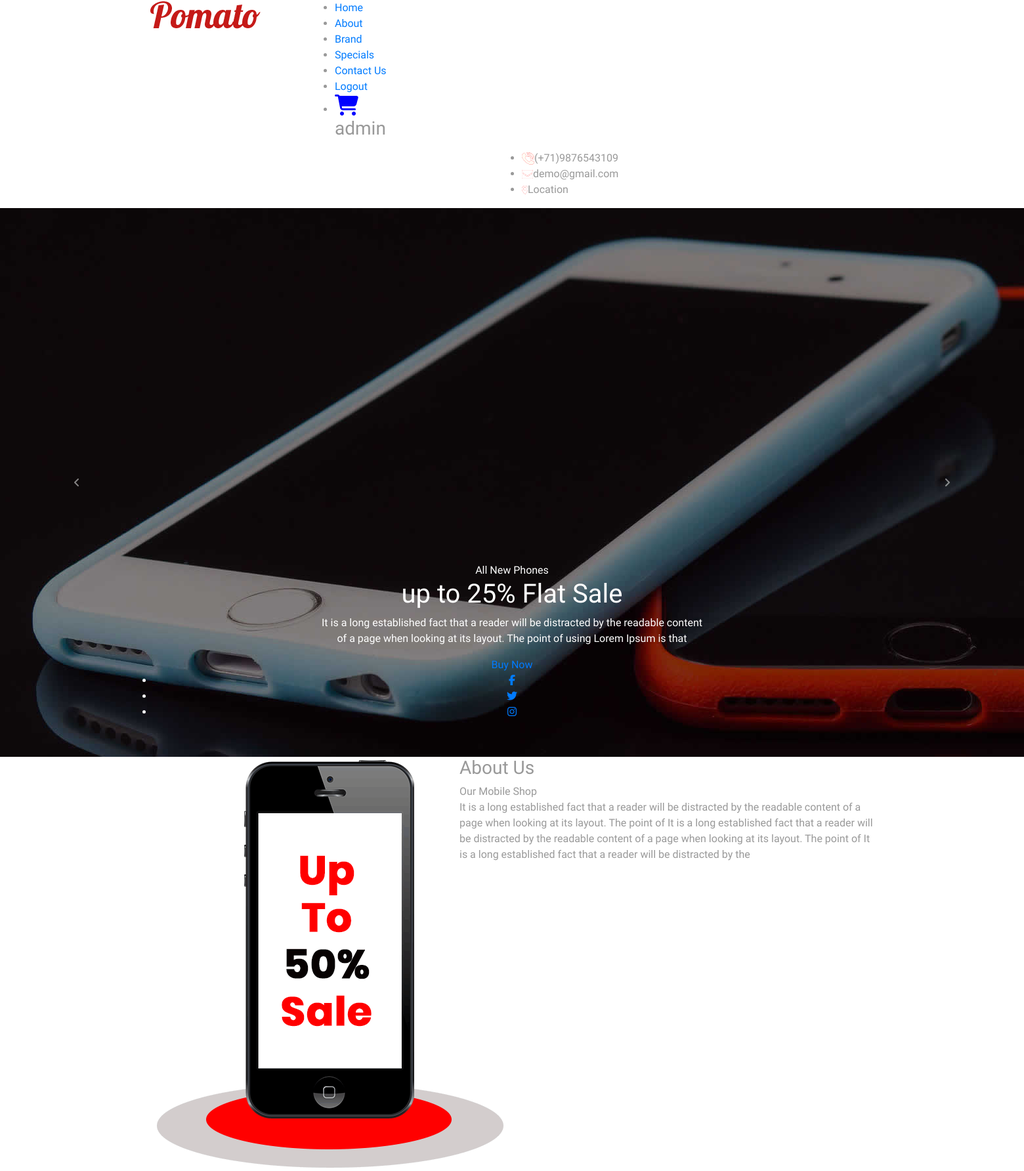
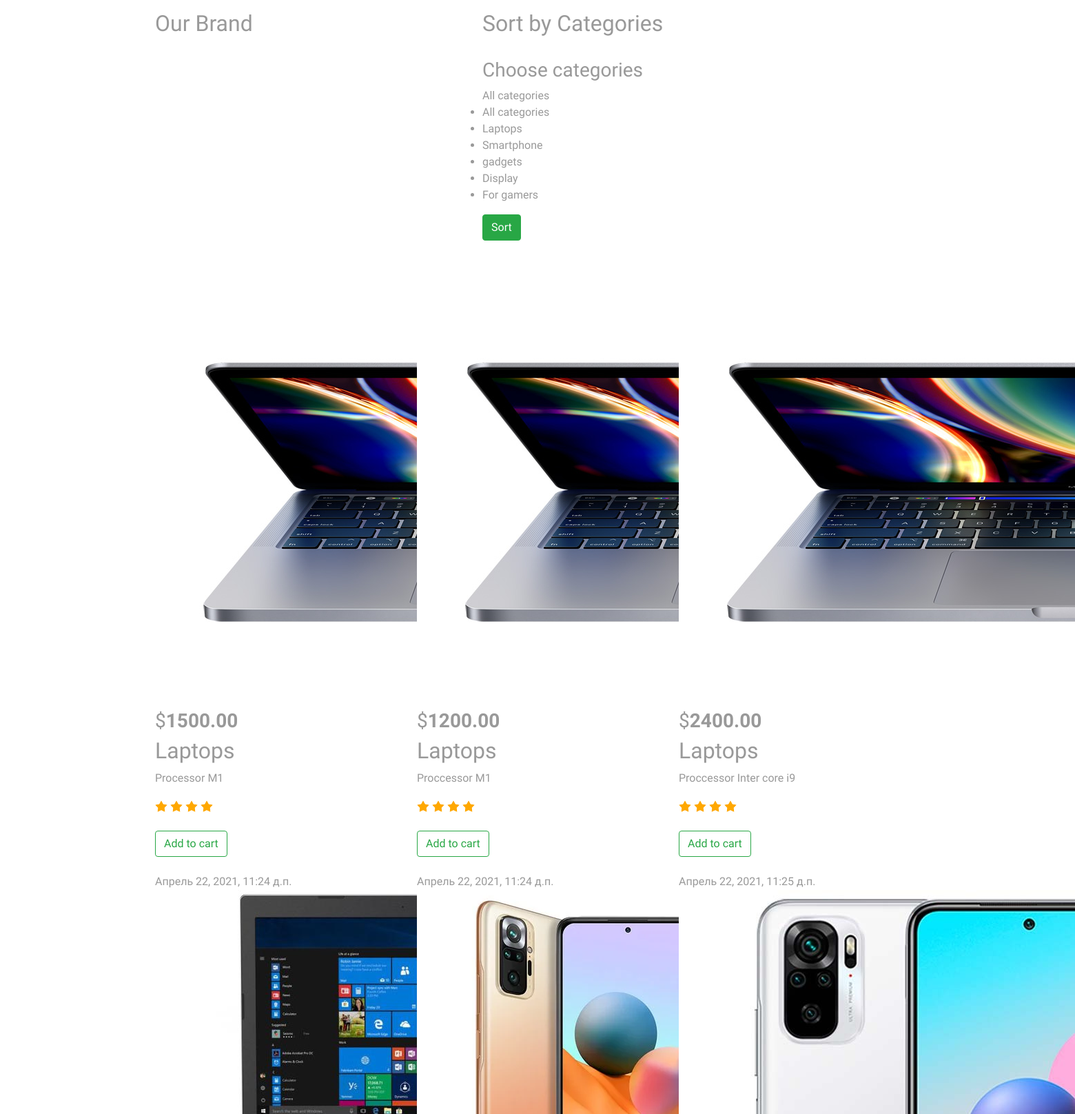
The app's page / (signed in, upper part) with its own data (2 pictures, top to bottom).
### shopapp/models.py (models this page shows, shortened)
class Product(models.Model):
    name = models.CharField(max_length=80)
    category = models.ForeignKey(Category, on_delete=models.SET_NULL, blank=True, null=True)
    digital = models.BooleanField(default=False, null=True, blank=True)
    content = models.TextField(blank=True)
    price = models.FloatField()
    image = models.ImageField(upload_to="photos/%Y%m%d")
    created_at = models.DateTimeField(auto_now=True)
    def imageURL(self):
        try:
            url = self.image.url
        except:
            url = ''
        return url

class Category(models.Model):
    name = models.CharField(max_length=200)
    def __str__(self):
        return self.name

### shopapp/views.py (the view)
# urls.py: path('', views.home_page, name="home_page"),
@login_required(login_url='login')
def home_page(request):
    products = Product.objects.all()
    categories = Category.objects.all()
    if request.method == "POST" and request.POST.get('category_id'):
        category = Category.objects.all()
        products = Product.objects.filter(category=request.POST.get('category_id'))
    else:
        products = Product.objects.all()
    context = {
        'categories': categories,
        'products': products,
    }
    return render(request, 'shopapp/index.html', context)

### shopapp/templates/shopapp/index.html (shortened to what this page needs)
<!DOCTYPE html>
{% load static %}
<html lang="en">
<head>
    <link rel="stylesheet" href="{% static 'css/bootstrap.min.css' %}">
    <link rel="stylesheet" href="{% static 'css/style.css' %}">
    <link rel="stylesheet" href="{% static 'css/responsive.css' %}">
    <link rel="stylesheet" href="{% static 'css/jquery.mCustomScrollbar.min.css' %}">
    <link rel="stylesheet" href="https://netdna.bootstrapcdn.com/font-awesome/4.0.3/css/font-awesome.css">
    <link rel="stylesheet" href="https://cdnjs.cloudflare.com/ajax/libs/font-awesome/4.7.0/css/font-awesome.min.css">
    <link rel="stylesheet" href="{% static 'css/owl.carousel.min.css' %}">
    <link rel="stylesheet" href="{% static 'css/owl.theme.default.min.css' %}">
    <link rel="stylesheet" href="https://cdnjs.cloudflare.com/ajax/libs/fancybox/2.1.5/jquery.fancybox.min.css" media="screen">
</head>
<body class="main-layout ">
    <header>
        <div class="header">
            <div class="container">
                <div class="row">
                    <div class="col-xl-3 col-lg-3 col-md-3 col-sm-3 col logo_section">
                        <div class="full">
                            <div class="center-desk">
                                <div class="logo">
                                    <a href="index.html"><img src="static/images/logo.png" alt="#"></a>
                                </div>
                            </div>
                        </div>
                    </div>
                    <div class="col-xl-9 col-lg-9 col-md-9 col-sm-9">
                        <div class="menu-area">
                            <div class="limit-box">
                                <nav class="main-menu">
                                    <ul class="menu-area-main">
                                        <li class="active"> <a href="static/index.html">Home</a> </li>
                                        <li> <a href="about.html">About</a> </li>
                                        <li><a href="brand.html">Brand</a></li>
                                        <li><a href="special.html">Specials</a></li>
                                        <li><a href="contact.html">Contact Us</a></li>
                                        <li><a href="{% url 'logout' %}">Logout</a></li>
                                        <li class="last">
                                            <a href="#"><i class="fas fa-shopping-cart fa-2x"></i></a>
                                            <h3>{{ request.user }}</h3>
                                        </li>
                                    </ul>
                                </nav>
                            </div>
                        </div>
                    </div>
                    <div class="col-md-6 offset-md-6">
                        <div class="location_icon_bottum">
                            <ul>
                                <li><img src="static/icon/call.png" />(+71)9876543109</li>
                                <li><img src="static/icon/email.png" />demo@gmail.com</li>
                                <li><img src="static/icon/loc.png" />Location</li>
                            </ul>
                        </div>
                    </div>
                </div>
            </div>
        </div>
    </header>
    <section class="slider_section">
        <div id="myCarousel" class="carousel slide banner-main" data-ride="carousel">
            <div class="carousel-inner">
                <div class="carousel-item active">
                    <img class="first-slide" src="static/images/banner.jpg" alt="First slide">
                    <div class="container">
                        <div class="carousel-caption relative">
                            <span>All New Phones </span>
                            <h1>up to 25% Flat Sale</h1>
                            <p>It is a long established fact that a reader will be distracted by the readable content
                                <br> of a page when looking at its layout. The point of using Lorem Ipsum is that</p>
                            <a class="buynow" href="#">Buy Now</a>
                            <ul class="social_icon">
                                <li> <a href="#"><i class="fa fa-facebook-f"></i></a></li>
                                <li> <a href="#"><i class="fa fa-twitter"></i></a></li>
                                <li> <a href="#"><i class="fa fa-instagram"></i></a></li>
                            </ul>
                        </div>
                    </div>
                </div>
            </div>
            <a class="carousel-control-prev" href="#myCarousel" role="button" data-slide="prev">
                <i class='fa fa-angle-left'></i>
            </a>
            <a class="carousel-control-next" href="#myCarousel" role="button" data-slide="next">
                <i class='fa fa-angle-right'></i>
            </a>
        </div>
    </section>
    <div class="about">
        <div class="container">
            <div class="row">
                <div class="col-xl-5 col-lg-5 col-md-5 co-sm-l2">
                    <div class="about_img">
                        <figure><img src="static/images/about.png" alt="img" /></figure>
                    </div>
                </div>
                <div class="col-xl-7 col-lg-7 col-md-7 co-sm-l2">
                    <div class="about_box">
                        <h3>About Us</h3>
                        <span>Our Mobile Shop</span>
                        <p>It is a long established fact that a reader will be distracted by the readable content of a page when looking at its layout. The point of It is a long established fact that a reader will be distracted by the readable content of a page when looking at its layout. The point of It is a long established fact that a reader will be distracted by the </p>
                    </div>
            </div>
        </div>
    </div>
    </div>
    <div class="brand">
        <div class="container">
            <div class="row">
                <div class="col-md-5">
                    <div class="titlepage">
                        <h2>Our Brand</h2>
                    </div>
                </div>
                <div class="col-md-7">
                    <div style="margin-bottom: 50px;">
                        <h2>Sort by Categories</h2>
                        <br>
                        <form action="" method="POST">
                            <div>
                                <h3>Choose categories</h3>
                            </div>
                            <button class="btn btn-success" type="submit">Sort</button>
                        </form>
                    </div>
                </div>
            </div>
        </div>
        <div class="brand-bg">
            <div class="container">
                <div class="row">
                    {% for product in products %}
                    <div class="col-xl-4 col-lg-4 col-md-4 col-sm-6 margin">
                        <div class="brand_box">
                            <img src="{{ product.imageURL }}" alt="img" />
                            <h3>$<strong class="red">{{ product.price|floatformat:2 }}</strong></h3>
                            <h2>{{ product.category }}</h2>
                            <p>{{ product.content }}</p>
                            <i><img src="static/images/star.png"/></i>
                            <i><img src="static/images/star.png"/></i>
                            <i><img src="static/images/star.png"/></i>
                            <i><img src="static/images/star.png"/></i>
                            <br><br>
                            <a href="{% url 'cart_add' product.id %}"><button  class="btn btn-outline-success add-btn update-cart">Add to cart</button></a>
                            <br><br>
                            <span>{{ product.created_at }}</span>
                        </div>
                    </div>
                    {% endfor %}
                </div>
            </div>
        </div>
    </div>
</body>
</html>

### shopapp/static/cart/css/style.css (style rules this page uses)
* { margin: 0; padding: 0; box-sizing: border-box; }
body { font-family: 'Zen Dots', cursive; !important; color: #999; }
.fas { color: blue; }

### records on screen
Product: price "1500.00", category "Laptops", content "Processor M1", created_at "Апрель 22, 2021, 11:24 д.п."
Product: price "1200.00", category "Laptops", content "Proccessor M1", created_at "Апрель 22, 2021, 11:24 д.п."
Product: imageURL (picture), price "2400.00", category "Laptops", content "Proccessor Inter core i9", created_at "Апрель 22, 2021, 11:25 д.п."
Product: imageURL (picture)
Product: imageURL (picture)

### other values on screen
{{ request.user }} "admin"
